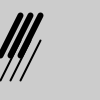
Frame 1 (no input)
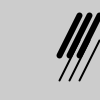
Frame 60 (the mouse pressed at the canvas centre just before this capture)
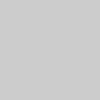
Frame 120 (the mouse held since frame 60 and released just before this capture)

The Processing sketch that drew these frames (run headless with seeded random() and noise(); from frame 60 on, the mouse is pressed at the canvas centre):

// Processing sketch: build
// ── build.pde
/*
 * 2-07
 * step_01
 */

Diagonals da, db;
int nw = 100;
int nh = 100;

void settings() {
  size(nw, nh);
}

void setup() {
  surface.setLocation(25, 25);
  da = new Diagonals(0, nw*0.8, 1, 2, 0);
  db = new Diagonals(0, nw*0.55, 1, 6, 0);
}

void draw() {
  background(204);
  da.update();
  db.update();
}

class Diagonals {
  float x, y;
  int speed, thick, gray;

  Diagonals(float xpos, float ypos, int s, int t, int g) {
    x = xpos;
    y = ypos;
    speed = s;
    thick = t;
    gray = g;
  }

  void update() {
    strokeWeight(thick);
    stroke(gray);
    line(x, y, x+20, y-40);
    line(x+10, y, x+30, y-40);
    line(x+20, y, x+40, y-40);
    x = x + speed;
    if ( x > nw ) {
      x = -nw;
    }
  }
}
